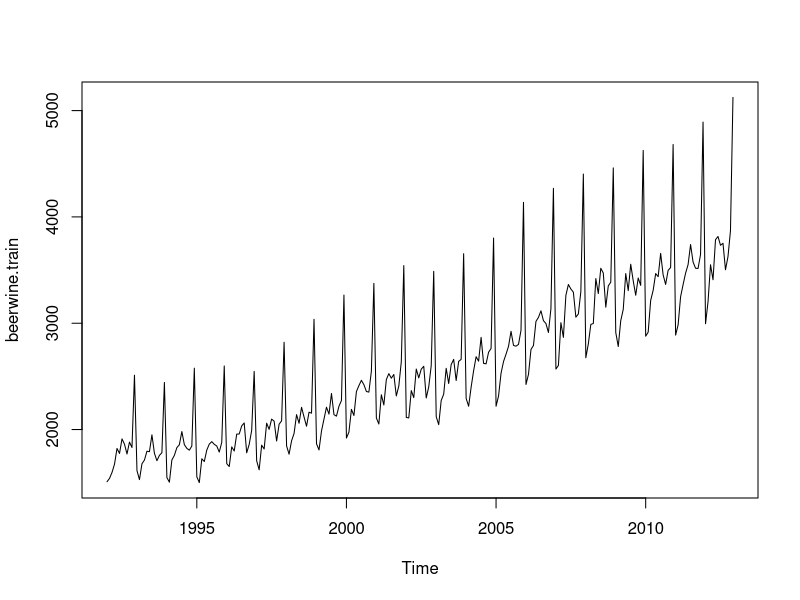
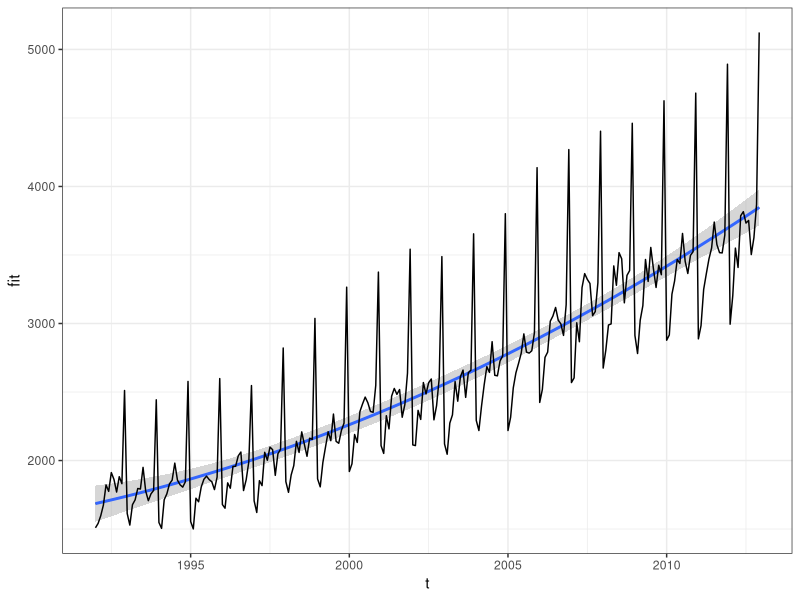
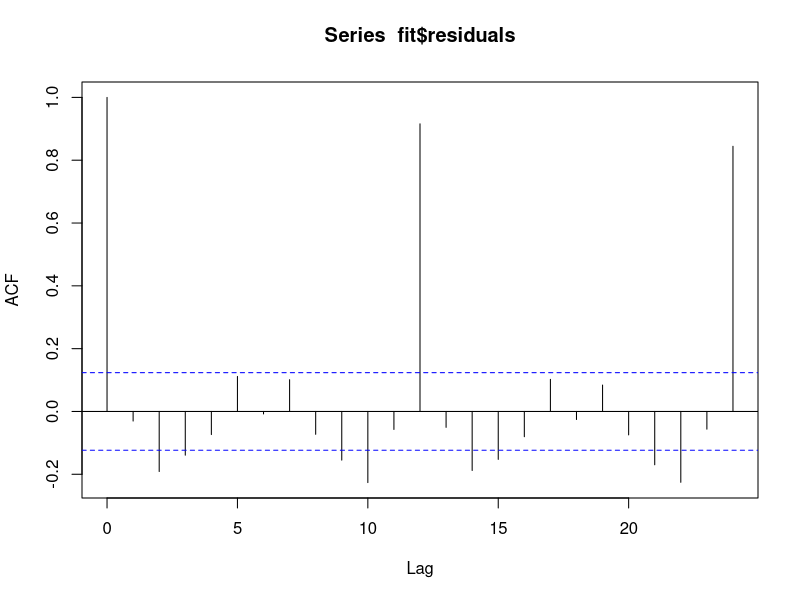
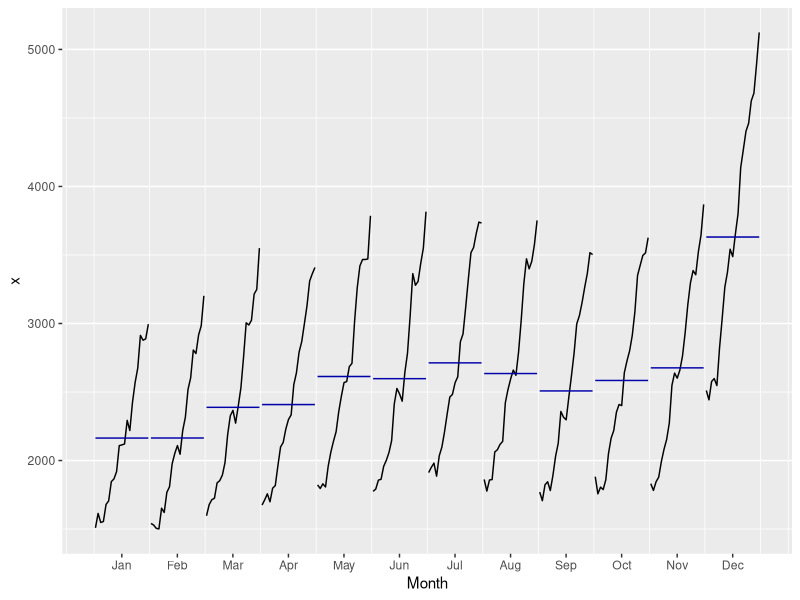
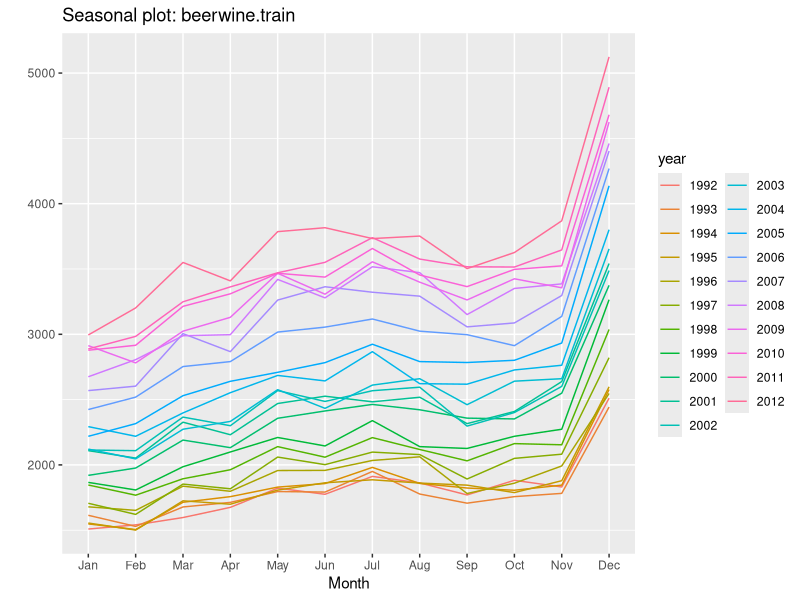
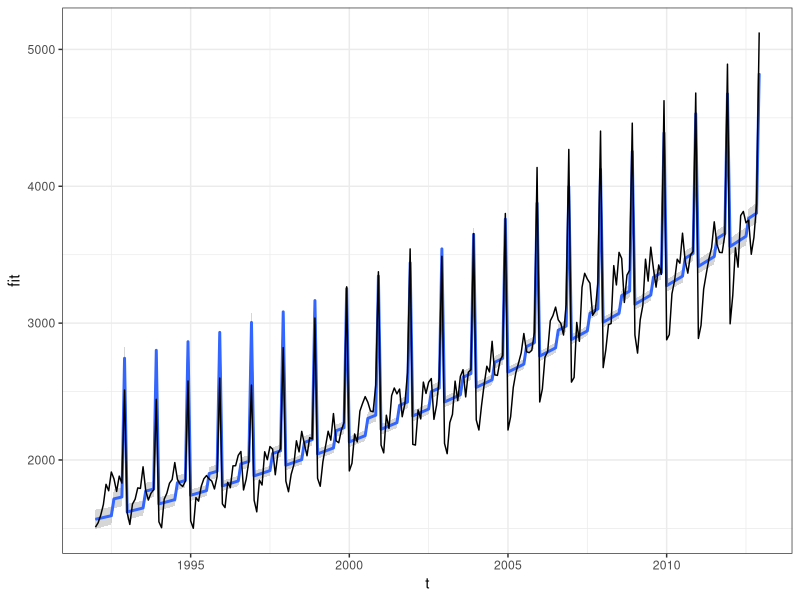
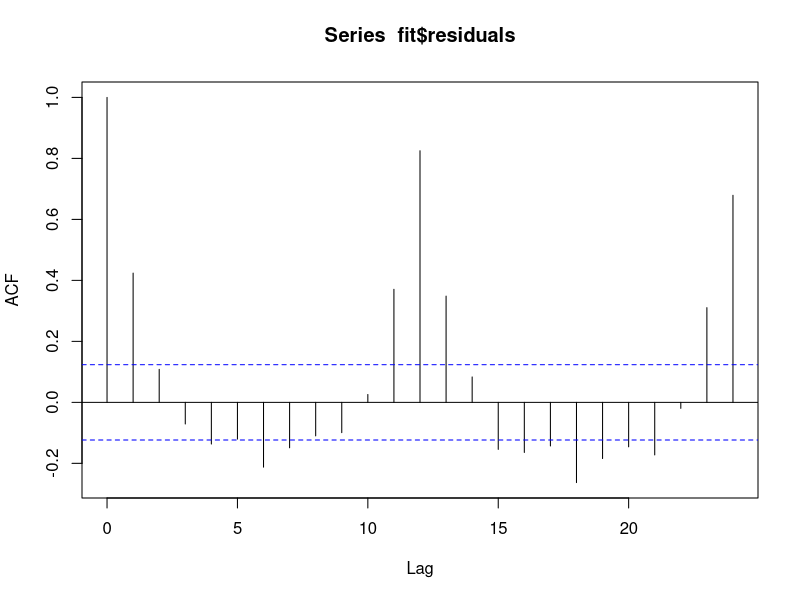
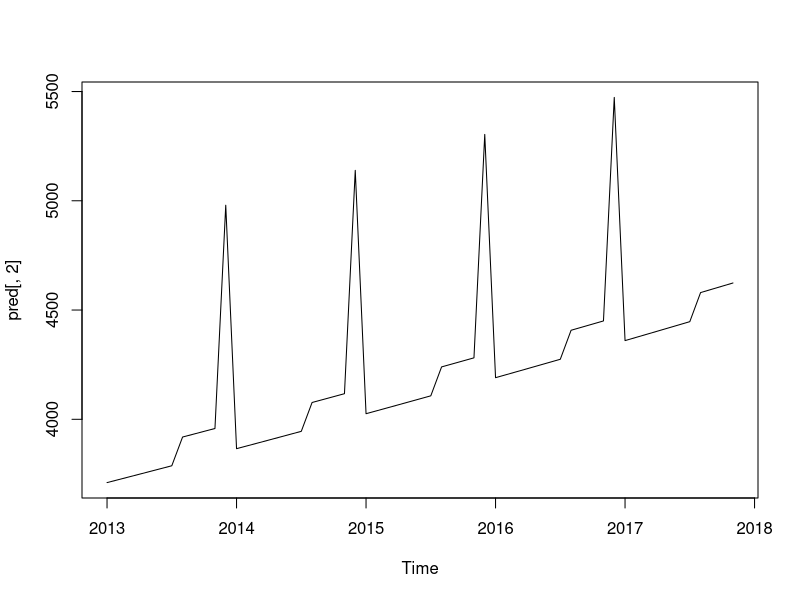

Recreate these plots in R, in order. (Note: this script raises an error after producing the figures.)
## ---- chunk 1
library(xts)
library(forecast)
library(car)
library(ggplot2)
## ---- chunk 2
beerwine <- read.csv('../data/BeerWineUS.csv')
beerwine <- ts(beerwine$MRTSSM4453USN, start = 1992, frequency = 12)

N <- length(beerwine)
beerwine.train <- window(beerwine, end=2012.99)
beerwine.test <- window(beerwine, start=2013)

print(beerwine.test)
## ---- chunk 3
plot(beerwine.train)
## ---- chunk 4
t <- time(beerwine.train)
fit <- lm(beerwine.train ~ I(t^2) + I(t))
prd <- data.frame(t = t)
err <- predict(fit, newdata = prd, se.fit = TRUE)

prd$lci <- err$fit - 1.96 * err$se.fit
prd$fit <- err$fit
prd$uci <- err$fit + 1.96 * err$se.fit

ggplot(prd, aes(x = t, y = fit)) +
  theme_bw() +
  geom_line() +
  geom_smooth(aes(ymin = lci, ymax = uci), stat = "identity") +
  geom_line(data = beerwine.train, aes(x = t, y = beerwine.train))
## ---- chunk 5
summary(fit)
## ---- chunk 6
durbinWatsonTest(fit)
## ---- chunk 7
acf(fit$residuals)
## ---- chunk 8
ggmonthplot(beerwine.train)
## ---- chunk 9
ggseasonplot(beerwine.train)
## ---- chunk 10
m <- cycle(beerwine.train)
Q1 <- as.numeric(m >= 1 & m <= 7)
Q2 <- as.numeric(m >= 8 & m <= 11)
Q3 <- as.numeric(m == 12)
## ---- chunk 11
t <- time(beerwine.train)
t1 <- I(t)
t2 <- I(t^2)
beerwine.train.df <- as.data.frame(cbind(beerwine.train, t1, t2, Q1, Q2, Q3))
## ---- chunk 12
fit <- lm(beerwine.train ~ ., data = beerwine.train.df)
## ---- chunk 13
summary(fit)
## ---- chunk 14
t <- time(beerwine.train)
prd <- data.frame(t = t)
err <- predict(fit, newdata = prd, se.fit = TRUE)

prd$lci <- err$fit - 1.96 * err$se.fit
prd$fit <- err$fit
prd$uci <- err$fit + 1.96 * err$se.fit

ggplot(prd, aes(x = t, y = fit)) +
  theme_bw() +
  geom_line() +
  geom_smooth(aes(ymin = lci, ymax = uci), stat = "identity") +
  geom_line(data = beerwine.train, aes(x = t, y = beerwine.train))
## ---- chunk 15
durbinWatsonTest(fit)
## ---- chunk 16
acf(fit$residuals)
## ---- chunk 17
m <- cycle(beerwine.test)
Q1 <- as.numeric(m >= 1 & m <= 7)
Q2 <- as.numeric(m >= 8 & m <= 11)
Q3 <- as.numeric(m == 12)
## ---- chunk 18
t <- time(beerwine.test)
t1 <- I(t)
t2 <- I(t^2)
beerwine.test.df <- as.data.frame(cbind(beerwine.test, t1, t2, Q1, Q2, Q3))
## ---- chunk 19
pred <- as.ts(cbind(beerwine.test, predict(fit, newdata=beerwine.test.df)))
res = as.ts(cbind(beerwine.train, fit$fitted))
## ---- chunk 20
plot(pred[,2])
## ---- chunk 21
tau <- 10;

get.maf <- function(width) {
  function(series) {
    rollapply(series, width = width, by = 1, FUN = mean, align = "right")
  }
}
## ---- chunk 22
maf3 <- get.maf(3)
maf5 <- get.maf(5)
maf7 <- get.maf(7)
## ---- chunk 23
s <- beerwine.train
all.forec <- cbind(maf3(s), maf5(s), maf7(s))
all <- cbind(s, all.forec);
plot.ts(all, plot.type="single", col=c(1:6,1:5))

model.names <- c("true", "maf 3", "maf 5", "maf 7")
legend(x = "bottomright", legend=model.names, ncol=3, bty="n", col=c(1:6,1:5), lty=c(rep(1,6),rep(2,6)))
## ---- chunk 24
decomposed <- stl(beerwine.train, s.window="periodic")
trend <- decomposed$time.series[,2]
plot(trend)
## ---- chunk 25
seasonal <- decomposed$time.series[,1]
irregular <- decomposed$time.series[,3]
## ---- chunk 26
plot(decomposed)
## ---- chunk 27
acf(irregular)
## ---- chunk 28
tau <- length(beerwine.test) - 1

seas.naive <- function(series) {
  sapply(tau:1, function(x) snaive(head(series, -x), 1)$mean)
}

abs.trend <- function(series) {
  n <- length(series)
  2 * series[(n - tau):(n - 1)] - series[(n - tau - 1):(n - 2)]
}

rel.trend <- function(series) {
  n <- length(series)
  series[(n - tau):(n - 1)] ^ 2 / series[(n - tau - 1):(n - 2)]
}
## ---- chunk 29
s <- beerwine.test
all.forec <- cbind(seas.naive(s), abs.trend(s), rel.trend(s))
all <- cbind(tail(s, tau), all.forec)
plot.ts(all, plot.type="single", col=c(1:6,1:5))

model.names <- c("true", "naive", "absolute trend", "relative trend")
legend(x = "topleft", legend=model.names, ncol=3, bty="n", col=c(1:6,1:5), lty=c(rep(1,6),rep(2,6)))
## ---- chunk 30
loss.functions <- function(x.hat, x) {
  c(mean((x-x.hat)^2), mean(abs(x-x.hat)), mean(abs( (x-x.hat)/x )) )
}
## ---- chunk 31
apply(all.forec, 2, function(x) loss.functions(x, tail(beerwine.test, tau)))
